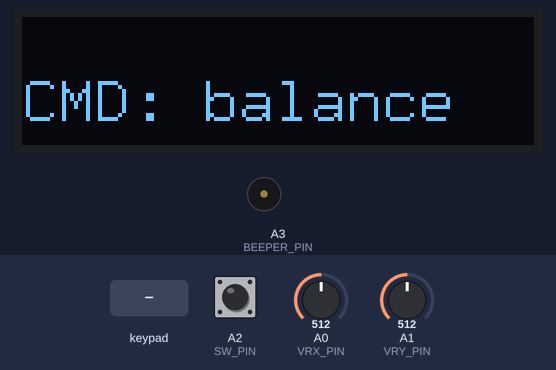
Recording of a sketch running on a simulated Arduino Uno, built with avr-gcc and run on an emulated ATmega328P. Parts: 128×32 one-colour display, buzzer (waves = sounding). Wiring (inferred from the signals the program sends): 4×4 keypad with keys 1 2 3 A 4 5 6 B 7 8 9 C * 0 # D (labels assumed): rows pin 6, pin 7, pin 8, pin 9; columns pin 2, pin 3, pin 4, pin 5. The test bench sets the inputs (shaded band); at power-on: A1 (VRY_PIN) = 512, A0 (VRX_PIN) = 512, A2 (SW_PIN) HIGH. What the sketch prints to the serial monitor is not drawn.

Above: at 1.3 s.
1.4 s: keypad keys 1 2 # pressed 0.4 s apart
At 2.7 s:
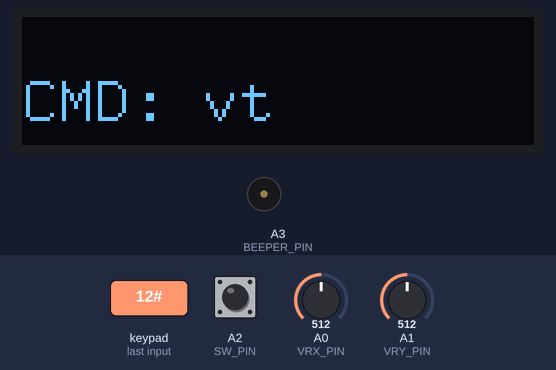
4.1 s: A1 (VRY_PIN) set to 310
5.6 s: A1 (VRY_PIN) set to 281
At 6.7 s:
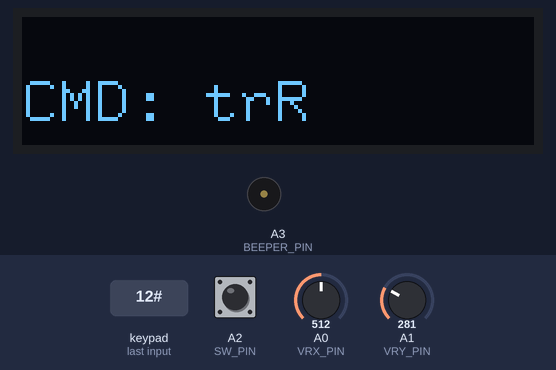
7.1 s: key '1' pressed
At 8.0 s:
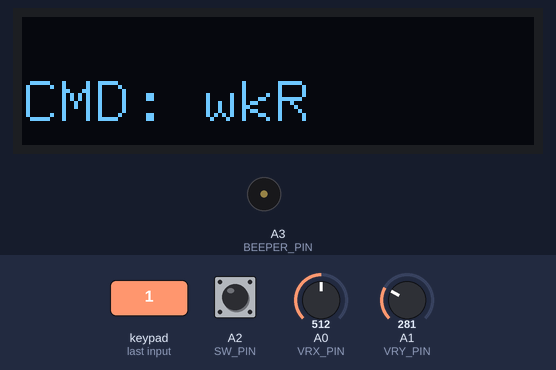
8.6 s: keypad keys 2 5 A pressed 0.4 s apart
At 9.8 s:
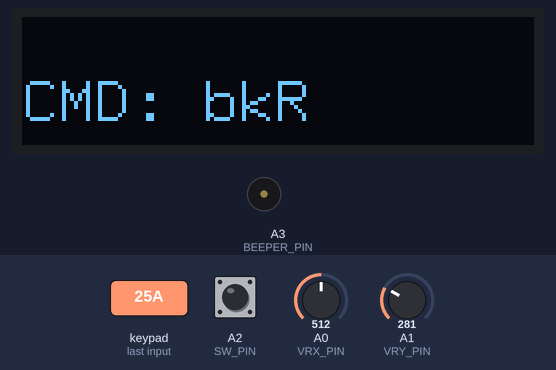
11.3 s: key '4' pressed
At 11.44 s:
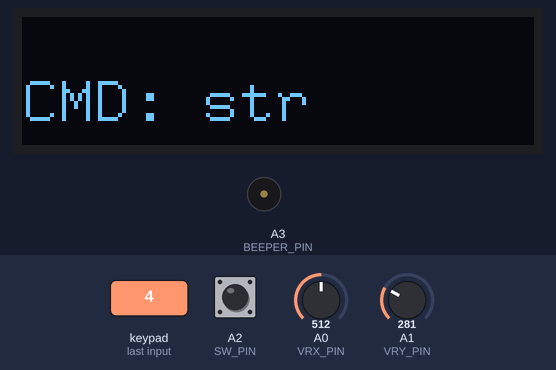
Timing chart, 0 to 14.0 s (numbered marks = the images above; inputs shaded):
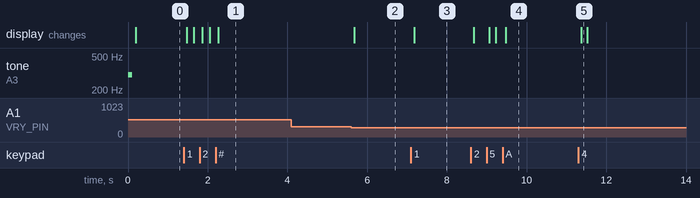

The sketch:

Gamepad.ino
```cpp
//Controller program

#include "U8glib.h"
U8GLIB_SSD1306_128X32 u8g(U8G_I2C_OPT_NONE);  // I2C / TWI


#define __DEBUG__
//#define __RF24__

// Baud rate must match the setting of UART modules(HC-05,HM-10 and etc),
// set module to master mode if requires
#define BAUD 57600

#define Console Serial
//#define BlueTooth Serial


    #include <SoftwareSerial.h>
//#undef BlueTooth
    #define BLE_TX       10 //接蓝牙RX
    #define BLE_RX       11 //接蓝牙TX
    #define BLEbaud  9600
    SoftwareSerial BlueTooth(BLE_RX, BLE_TX);   //RX, TX
    //SoftwareSerial BlueTooth(11, 10); //11 接蓝牙 TX，  10接蓝牙RX

//Wireless Communication
#ifdef __RF24__
/*
  library  - https://github.com/tmrh20/RF24/
  tutorial - https://howtomechatronics.com/tutorials/arduino/arduino-wireless-communication-nrf24l01-tutorial/
*/
#include <SPI.h>
#include <nRF24L01.h>
#include <RF24.h>
#define CE  2   // ce pin
#define CSN 3   // csn pin
const char const address[]  = {0x01, 0xff, 0xff, 0xff, 0xff, 0xff}; // change if needs, address for communication
RF24 radio(CE, CSN); //create RF24 objects
#endif

// joystick pins
#define VRX_PIN   A0
#define VRY_PIN   A1
#define SW_PIN    A2

//
#define BEEPER_PIN A3

// pins for matrix switches
#define MATRIX_ROW_START 6 // pin 6 to 9
#define MATRIX_NROW 4
#define MATRIX_COL_START 2 // pin 2 to 5
#define MATRIX_NCOL 4

const char *walks1[] {
  "wkR", "wkL", "wk", "bk", //walk
};

const char *walks2[] {
  "trR", "trL", "tr", "bk", //trot小跑
};

const char *walks3[] {
  "crR", "crL", "cr", "bk", //crawl爬行
};


const char *walks4[] {
  "bkR", "bkL",  "tr", "bk", //back
};

const char **walkings[] {
  walks1, walks2, walks3, walks4,
};

char **walkptr; //pointer

const char *row1[] {
  "str", "sit", "buttUp", "pee",
};

const char *row2[] {
  "c","rest", "zero", "pu", //c = zero, rest = hold position   !Cannot pee after push up/show
};

// disabled
const char *row3[] {
  "d", "balance", "vt",  "show", "dropped", //balance = neutral position, Vt跺脚, show = continuous motion
};

char *cmdptr,prev_cmd[24] = "rest";
boolean is_gait = true;

char **instincts[] {
  walkings[0], row1, row2, row3
};


void setup() {
 //LCD Monitor
   // assign default color value
  if ( u8g.getMode() == U8G_MODE_R3G3B2 ) {
    u8g.setColorIndex(255);     // white
  }
  else if ( u8g.getMode() == U8G_MODE_GRAY2BIT ) {
    u8g.setColorIndex(3);         // max intensity
  }
  else if ( u8g.getMode() == U8G_MODE_BW ) {
    u8g.setColorIndex(1);         // pixel on
  }
  else if ( u8g.getMode() == U8G_MODE_HICOLOR ) {
    u8g.setHiColorByRGB(255,255,255);
  }
  u8g.setFontPosTop();

//Serial setup
  Console.begin(BAUD);
  while (!Console); // wait for serial port to connect. Needed for native USB port only
#ifdef __DEBUG__
  Console.println("started!");
  BlueTooth.begin(BLEbaud);
 #endif //added

 //Joystick pin
  //pinMode(SW_PIN, INPUT);
  //digitalWrite(SW_PIN, HIGH);
  pinMode(SW_PIN, INPUT_PULLUP); //注意 Z 轴输入一定要上拉，不然电平不稳。

  //Wireless transmitter
#ifdef __RF24__
  radio.begin();
  radio.openWritingPipe(address);
  radio.setPALevel(RF24_PA_MIN);
  radio.stopListening();
#endif
  tone(BEEPER_PIN, 300);
  delay(100);
  noTone(BEEPER_PIN);
}


void loop() {
  boolean sw1 = false;
  static long cmdPeriod = 0;
  int longClick = 0;
  int joy_x;
  int joy_y;
  int row = -1, col = -1;
  char token = 'k';

//Matrix pushbutton actions
  int matrix = scanmatrix(&longClick); //return curmatrix
  if (matrix >= 0) { //pushing button
    row = (matrix) / 4;
    col = matrix % 4;

    if (row == 0) { //uppermost row == walking modes
      instincts[0] = walkings[col];
      col = 2; //default walk forward
    } else {
      cmdptr = instincts[row][col]; //action modes
      is_gait = false;
      goto __send;
    }
  }

//Detect joystick movement
  joy_x = analogRead(VRY_PIN);
  joy_y = analogRead(VRX_PIN);
  /*
  //碰到有问题的加
  joy_x = map(analogRead(VRY_PIN), 0, 1023, 0, 255);
  joy_y = map(analogRead(VRX_PIN), 0, 1023, 0, 255);
*/
  if (joy_x < 300) {
    col = 0;
    is_gait = true;
  } else if (joy_x > 900) {
    col = 1;
    is_gait = true;
  } else if (joy_y < 300) {
    col = 2;
    is_gait = true;
  } else if (joy_y > 900) {
    col = 3;
    is_gait = true;
  } else {
    if (is_gait)
      cmdptr = "balance";
  }
  sw1 = digitalRead(SW_PIN);
  if (!sw1) { //sw1 =low
    // disable servo
    token = 'd';
    cmdptr = "d";  //临时修改， 源代码：cmdptr = "";  是因为主板上蓝牙对接RX,TX，
  }

//walk mode
  if (col >= 0) {
    walkptr = instincts[0];
    cmdptr = walkptr[col];
  }

//action mode
__send:
  if (millis() >= cmdPeriod && strcmp(cmdptr, prev_cmd) != 0) {
    //BlueTooth.write(token); //临时屏蔽，因为不是机器人主板上蓝牙对接主板的RX,TX，需要通过内部解释
#ifdef __RF24__
    radio.write(&token, 1);
#endif
    if (cmdptr != nullptr) {
      BlueTooth.print("{\"btn-dir\":\"");
      BlueTooth.print(cmdptr);
      BlueTooth.println("\"}");
      //BlueTooth.write(cmd, strlen(cmd));
#ifdef __RF24__
      radio.write(cmd, strlen(cmd));
#endif
      strcpy(prev_cmd, cmdptr);
#ifdef __DEBUG__
      //Console.write(token);
      Console.println(cmdptr);
      /*//查看输出字符串
      Console.print("{\"btn-dir\":\"");
      Console.print(cmdptr);
      Console.print("\"}");
      Console.println();
      */


     // picture loop
      u8g.firstPage();
      do {
        //draw();
        //u8g.setFont(u8g_font_unifont);
        u8g.setFont(u8g_font_9x15);
          u8g.setPrintPos(0, 15);
        //u8g.setFont(u8g_font_osb21);
            u8g.print("CMD: ");
            u8g.print(cmdptr);
            u8g.println("");
      } while( u8g.nextPage() );

#endif
    }
    cmdPeriod = millis() + 50; //50 = delay time
  }

}


//4x4 matrix detection
int scanmatrix(int *longClick) {
  static int priorMatrix = -1;
  static long curMatrixStartTime = 0;

  *longClick = 0;
  // we will energize row lines then read column lines
  // first set all rows to high impedance mode
  for (int row = 0; row < MATRIX_NROW; row++) {
    pinMode(MATRIX_ROW_START + row, INPUT);
  }
  // set all columns to pullup inputs
  for (int col = 0; col < MATRIX_NCOL; col++) {
    pinMode(MATRIX_COL_START + col, INPUT_PULLUP); //enable internal pull-up resistor = inverted
  }

  // read each row/column combo until we find one that is active
  for (int row = 0; row < MATRIX_NROW; row++) {
    // set only the row we're looking at output low
    pinMode(MATRIX_ROW_START + row, OUTPUT);
    digitalWrite(MATRIX_ROW_START + row, LOW);

    for (int col = 0; col < MATRIX_NCOL; col++) {
      delayMicroseconds(100);
      if (digitalRead(MATRIX_COL_START + col) != LOW) { //did not push button
        continue;
      }
      // we found the first pushed button
      int curmatrix = row * MATRIX_NROW + col;
      //
      int clicktime = millis() - curMatrixStartTime;
      if (curmatrix != priorMatrix) {
        curMatrixStartTime = millis();
        priorMatrix = curmatrix;
        *longClick = 0;
      } else if (clicktime > 500) {
        // User has been holding down the same button continuously for a long time
        if (clicktime > 3000) {
          *longClick = 2;
        } else {
          *longClick = 1;
        }

      }
      return curmatrix;
    }
    pinMode(MATRIX_ROW_START + row, INPUT); // set back to high impedance
    //delay(1);
  }

  return -1;
}


void draw(void) {
  // graphic commands to redraw the complete screen should be placed here
  u8g.setFont(u8g_font_unifont);
  //u8g.setFont(u8g_font_osb21);
  u8g.drawStr( 0, 22, "Hello World!");
}
```

Measured:
- the behaviour switches between 300 and 299 on A1 (VRY_PIN) (found by bisection; images 1 and 2)
- after the input at 1.4 s, the display: first changes after 0.07 s (image 1 shows a later state)
- after the input at 4.1 s, every drawn part: stays the same
- after the input at 5.6 s, the display: changes after 0.07 s (image 2)
- after the input at 7.1 s, the display: changes after 0.08 s (image 3)
- after the input at 8.6 s, the display: first changes after 0.07 s (image 4 shows a later state)
- after the input at 11.3 s, the display: changes after 0.07 s (image 5)
